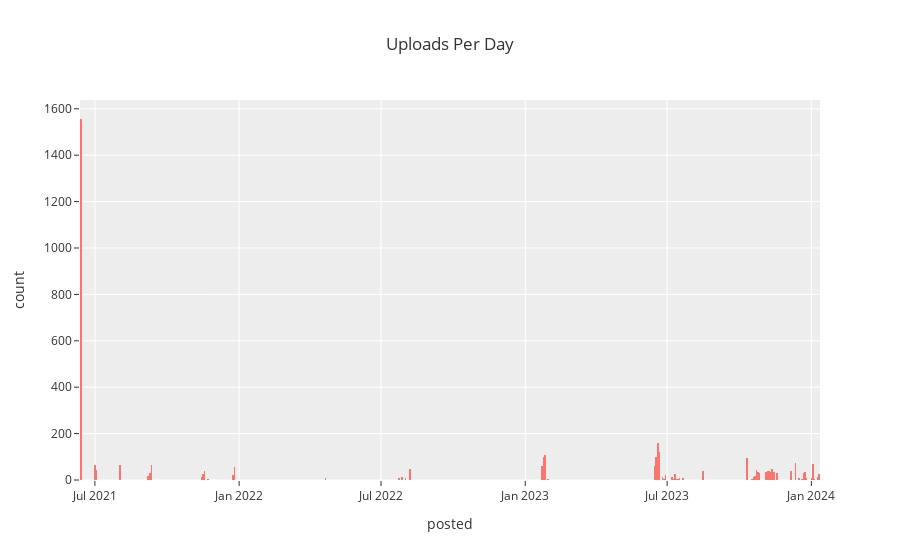

The code cell stored with this chart in its notebook:
### Markdown cell above
### Uploads Per Day

### Code cell
px.histogram(
    posts,
    x="posted",
    title="Uploads Per Day",
    cumulative=False,
    barmode="group",
    nbins=diff.days,
).show()

### Figure 1 — Plotly figure (JSON) as saved in the notebook; plotly's stock layout.template omitted (floating-point values rounded to 4 significant figures; data arrays with more than 128 entries replaced by an {"elided": "..."} marker saying what was removed)
{"data": [{"alignmentgroup": "True", "bingroup": "x", "cumulative": {"enabled": false}, "hovertemplate": "posted=%{x}<br>count=%{y}<extra></extra>", "legendgroup": "", "marker": {"color": "#F8766D", "pattern": {"shape": ""}}, "name": "", "nbinsx": 942, "offsetgroup": "", "orientation": "v", "showlegend": false, "type": "histogram", "x": {"elided": "3786 str values"}, "xaxis": "x", "yaxis": "y"}], "layout": {"autosize": true, "barmode": "group", "legend": {"tracegroupgap": 0}, "title": {"text": "Uploads Per Day"}, "xaxis": {"anchor": "y", "autorange": true, "domain": [0, 1], "range": ["2021-06-12", "2024-01-12"], "title": {"text": "posted"}, "type": "date"}, "yaxis": {"anchor": "x", "autorange": true, "domain": [0, 1], "range": [0, 1638.0], "title": {"text": "count"}}}}
